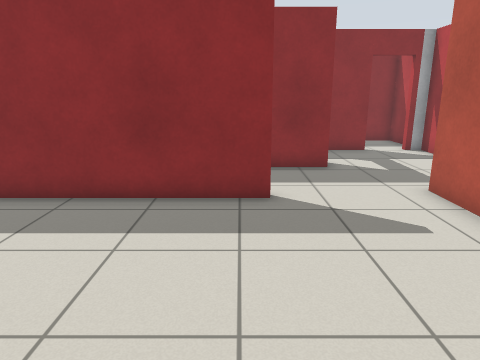
view 1 (above)

24 first-person views from a walk through a robot-simulator world made for Gazebo. The camera is 1.2 m above the floor, tilts 14° down and sees 70° across. The floor is counted in squares, 0.5 m on a side. Each view is taken from the middle of a square. On the plan, view 1 faces up. The plan holds only what a view shows up to about 19 squares ahead; the rest is blank.

view 2
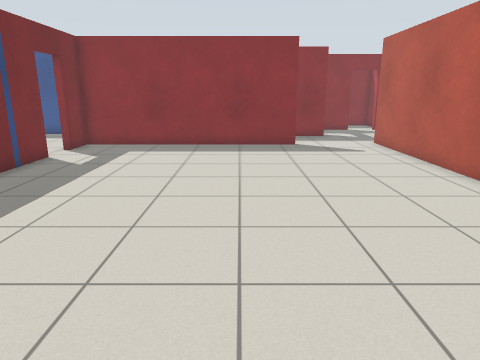

view 3
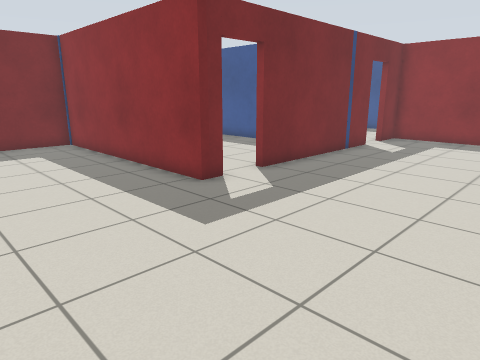

view 4
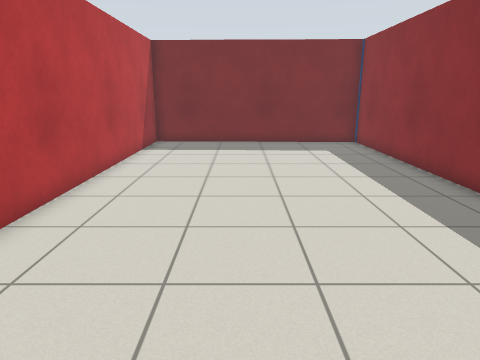

view 5
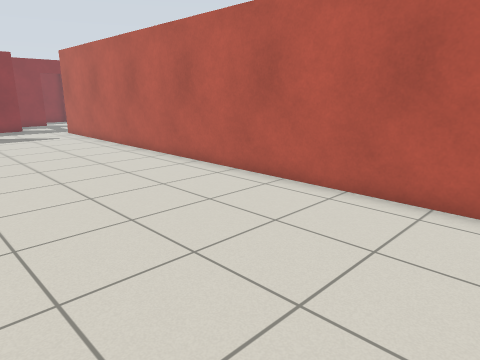

view 6
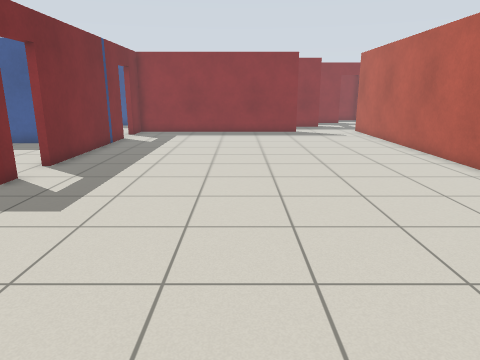

view 7
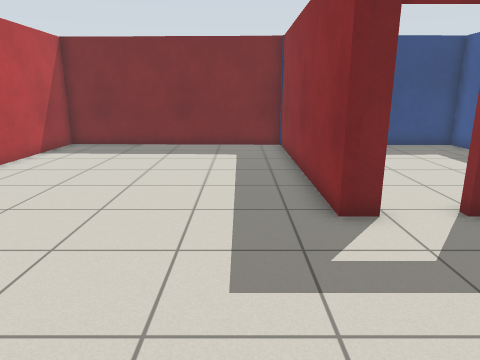

view 8
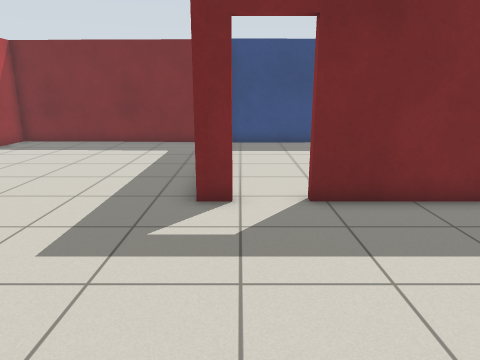

view 9
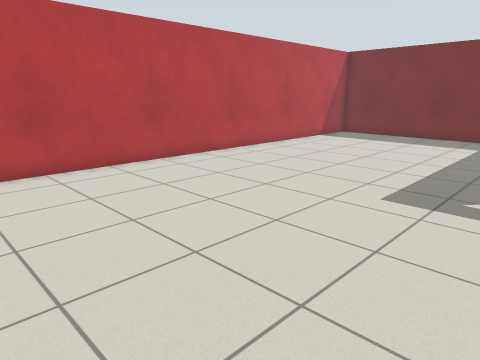

view 10
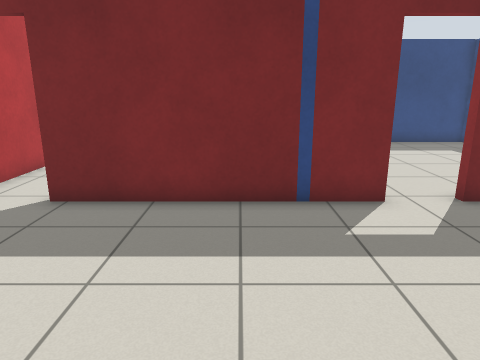

view 11
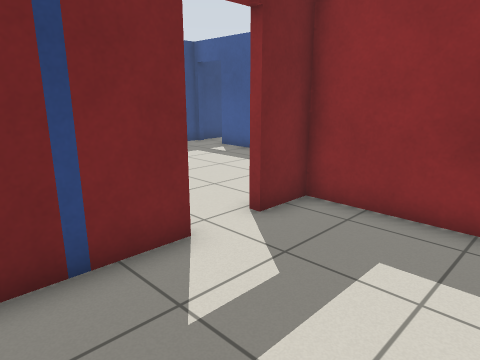

view 12
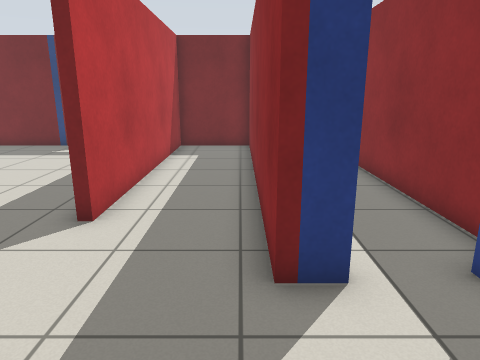

view 13
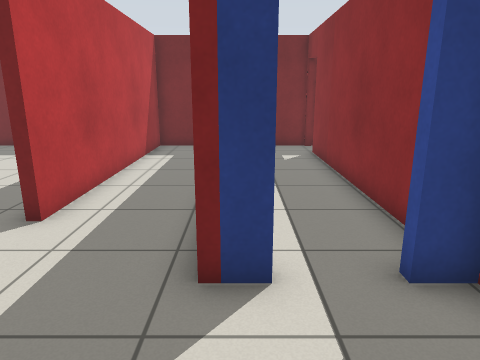

view 14
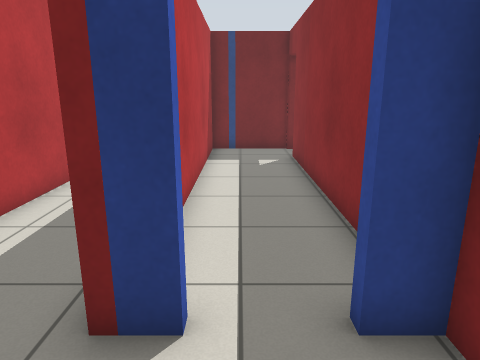

view 15
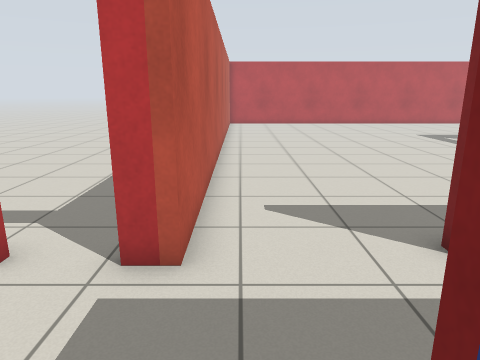

view 16
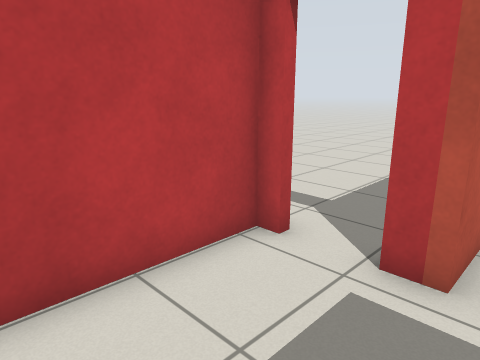

view 17
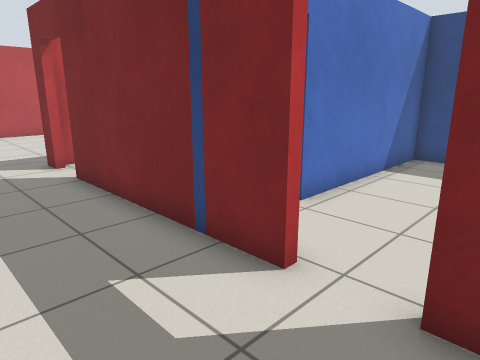

view 18
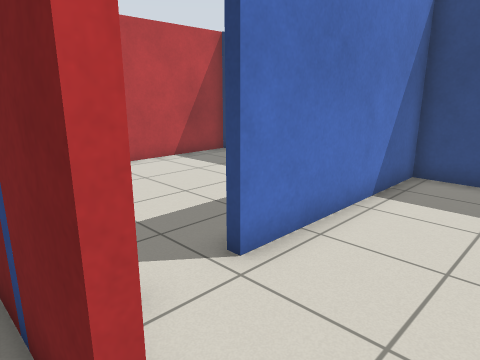

view 19
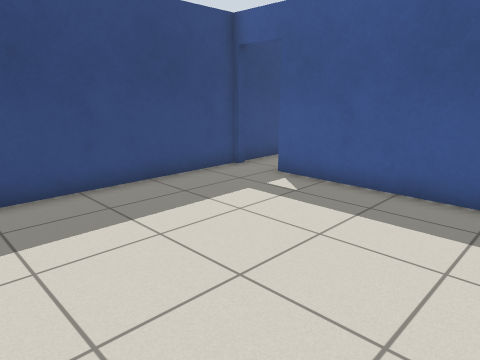

view 20
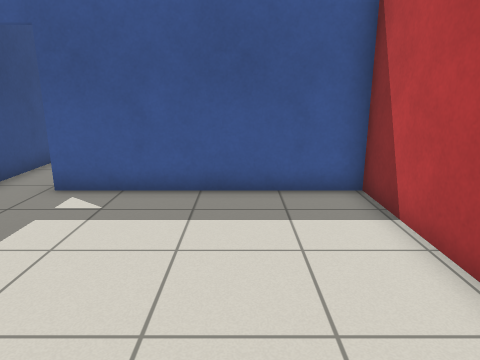

view 21
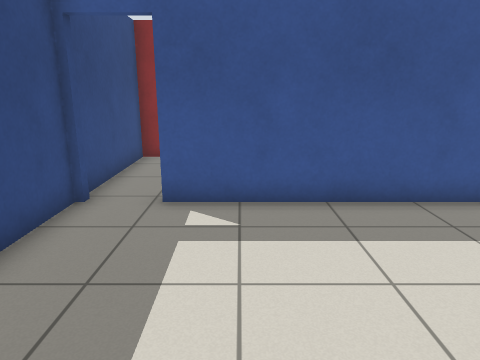

view 22
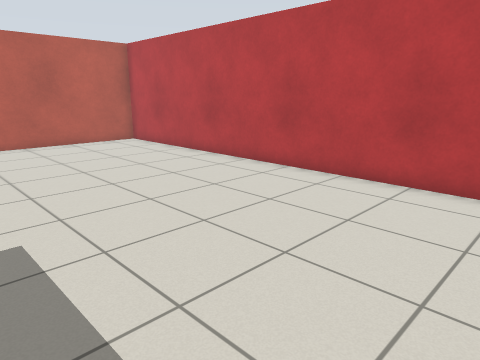

view 23
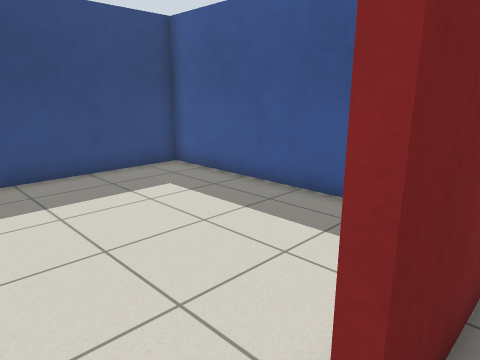

view 24
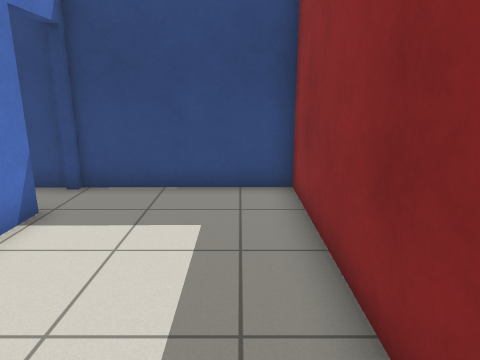

### Floor plan
Ten units are one square. View 1 is at (0, 0); x grows to the right and y downward. Boxes are objects, and circles mark ways between rooms. Rooms are numbered by the first view taken in them; rooms with no view inside come last. Other rooms are left out.
<svg viewBox="-205 -189 290 358">
<path fill="none" stroke="#000" d="M-95 51 -95 60 -198 60 -200 164 49 164 49 -85M-95 -44 -95 35M7 -81 7 -78 -95 -78 -95 -61M30 -125 30 -115 -90 -115M49 -85 58 -85M56 -151 30 -151 30 -141M80 -85 80 -151 73 -151M-95 -115 -95 -81 7 -81M-98 -80 -98 -125 -179 -125M-198 -126 -197 -26 -124 -26M-126 -184 -198 -184 -198 -128M-179 -128 -166 -128M-127 -23 -197 -23 -196 57 -100 57M-95 -151 -95 -118 -10 -118M15 -151 -76 -151"/>
<circle cx="25" cy="-80" r="3" fill="#2a7"/>
<circle cx="-100" cy="-55" r="3" fill="#2a7"/>
<circle cx="-100" cy="45" r="3" fill="#2a7"/>
<circle cx="30" cy="-135" r="3" fill="#2a7"/>
<circle cx="-185" cy="-130" r="3" fill="#2a7"/>
<circle cx="-115" cy="-25" r="3" fill="#2a7"/>
<text x="-50" y="50">1</text>
<text x="10" y="-100">2</text>
<text x="-150" y="-80">3</text>
<text x="-150" y="-160">4</text>
<text x="-150" y="20">5</text>
<text x="-40" y="-140">6</text>
</svg>
Room 1 opens to room 2. Room 1 opens to room 3. Room 1 opens to room 5. Room 2 opens to room 6. Room 3 opens to room 4. Room 3 opens to room 5.

Where each view was taken, in squares from view 1:
view 1: 0 up, 0 right, facing up
view 2: 9 down, 2 left, facing up
view 3: 12 down, 2 left, facing up-left
view 4: 12 down, 2 left, facing left
view 5: 15 down, 3 left, facing up-right
view 6: 15 down, 3 left, facing up
view 7: 8 down, 3 left, facing left
view 8: 5 down, 2 left, facing left
view 9: 5 down, 1 right, facing down-left
view 10: 1 up, 2 left, facing left
view 11: 1 up, 5 left, facing up-left
view 12: 11 up, 7 right, facing left
view 13: 12 up, 7 right, facing left
view 14: 13 up, 6 right, facing left
view 15: 13 up, 4 right, facing down
view 16: 13 up, 4 right, facing down-right
view 17: 7 up, 6 left, facing down-left
view 18: 6 up, 9 left, facing down-left
view 19: 4 up, 11 left, facing up-left
view 20: 4 up, 13 left, facing up
view 21: 5 up, 16 left, facing up
view 22: 7 down, 13 left, facing down-right
view 23: 5 down, 9 left, facing up-left
view 24: 17 up, 11 left, facing left
